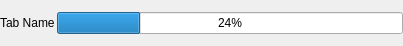
<?xml version="1.0" encoding="UTF-8"?>
<ui version="4.0">
 <class>NavigationItemForm</class>
 <widget class="QWidget" name="NavigationItemForm">
  <property name="geometry">
   <rect>
    <x>0</x>
    <y>0</y>
    <width>403</width>
    <height>46</height>
   </rect>
  </property>
  <property name="windowTitle">
   <string>Form</string>
  </property>
  <layout class="QHBoxLayout" name="horizontalLayout">
   <property name="spacing">
    <number>2</number>
   </property>
   <property name="margin">
    <number>0</number>
   </property>
   <item>
    <widget class="QLabel" name="name_lbl">
     <property name="text">
      <string>Tab Name</string>
     </property>
    </widget>
   </item>
   <item>
    <widget class="QProgressBar" name="progress_bar">
     <property name="value">
      <number>24</number>
     </property>
    </widget>
   </item>
  </layout>
 </widget>
 <resources/>
 <connections/>
</ui>
